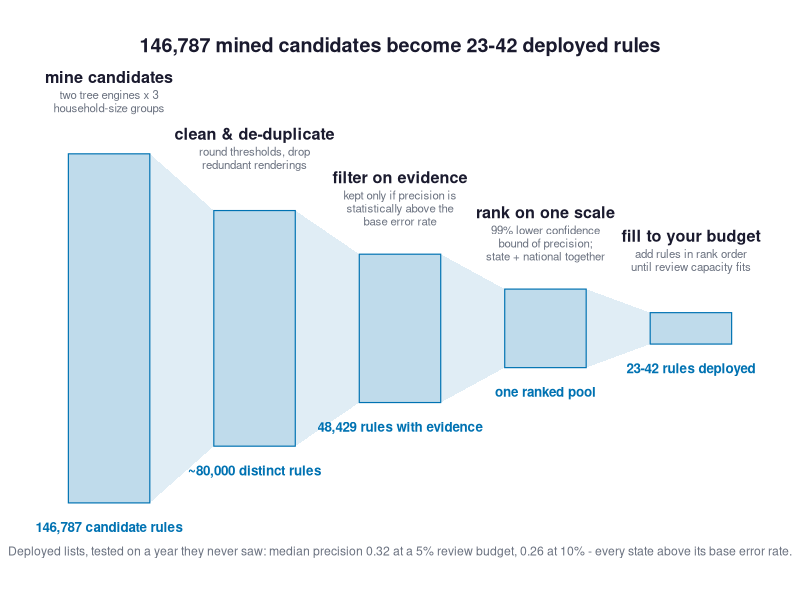
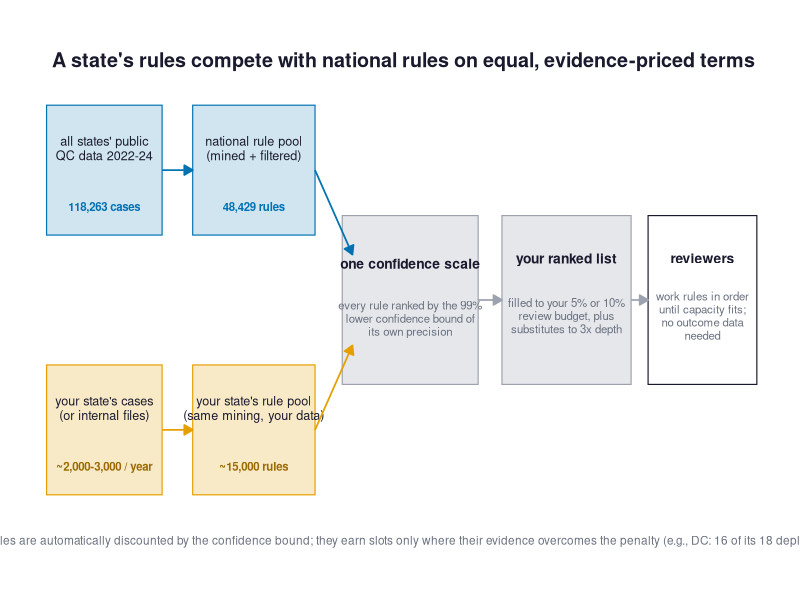
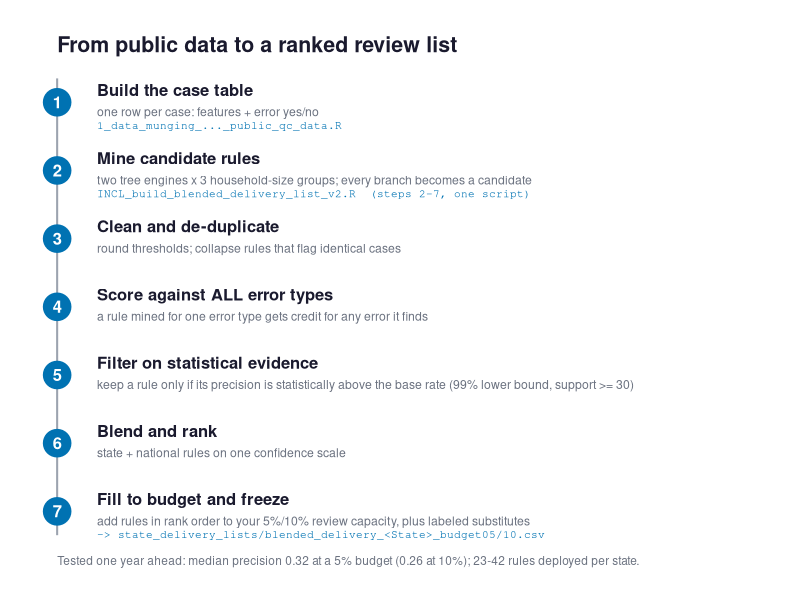

The R script that drew these images, in order:
# Three candidate figures explaining the delivery-list pipeline, for the deck.
# Audience: state program analysts. All counts/precision figures are from the
# published any-error recipe (national 2022-24 pool; blended benchmark,
# findings 14-16).
#   A  funnel: mine everything, trust little (stage counts)
#   B  two streams: national + state pools merge on one confidence scale
#   C  recipe card: numbered steps, what you run and what you get
# Output: presentation_figures/pipeline_option_{A,B,C}.png

suppressMessages(library(ggplot2))
dir.create("presentation_figures", showWarnings = FALSE)

INK    <- "#1a1a2e"   # primary text
MUTED  <- "#6b7280"   # secondary text
BOX    <- "#e5e7eb"   # neutral structure fill
EDGE   <- "#9ca3af"
BLUE   <- "#0072B2"   # national / pipeline accent (Okabe-Ito)
ORANGE <- "#E69F00"   # the state's own data accent (Okabe-Ito)

arrowspec <- arrow(length = unit(7, "pt"), type = "closed")

## ── Option A: the funnel ──────────────────────────────────────────────────────
stages <- data.frame(
  x = 1:5,
  half = c(2.0, 1.35, 0.85, 0.45, 0.18),
  title = c("mine candidates", "clean & de-duplicate", "filter on evidence",
            "rank on one scale", "fill to your budget"),
  sub = c("two tree engines x 3\nhousehold-size groups",
          "round thresholds, drop\nredundant renderings",
          "kept only if precision is\nstatistically above the\nbase error rate",
          "99% lower confidence\nbound of precision;\nstate + national together",
          "add rules in rank order\nuntil review capacity fits"),
  n = c("146,787 candidate rules", "~80,000 distinct rules",
        "48,429 rules with evidence", "one ranked pool",
        "23-42 rules deployed")
)
polys <- do.call(rbind, lapply(1:4, function(i) data.frame(
  id = i,
  x = c(stages$x[i] + 0.28, stages$x[i + 1] - 0.28,
        stages$x[i + 1] - 0.28, stages$x[i] + 0.28),
  y = c(stages$half[i], stages$half[i + 1],
        -stages$half[i + 1], -stages$half[i])
)))
pA <- ggplot() +
  geom_polygon(data = polys, aes(x, y, group = id), fill = BLUE, alpha = 0.12) +
  geom_rect(data = stages,
            aes(xmin = x - 0.28, xmax = x + 0.28, ymin = -half, ymax = half),
            fill = BLUE, alpha = 0.25, colour = BLUE, linewidth = 0.4) +
  geom_text(data = stages, aes(x, half + 0.95, label = title),
            fontface = "bold", size = 4.1, colour = INK, vjust = 1) +
  geom_text(data = stages, aes(x, half + 0.73, label = sub),
            size = 2.9, colour = MUTED, vjust = 1, lineheight = 0.95) +
  geom_text(data = stages, aes(x, -half - 0.22, label = n),
            size = 3.4, colour = BLUE, fontface = "bold", vjust = 1) +
  annotate("text", x = 3, y = 3.25,
           label = "146,787 mined candidates become 23-42 deployed rules",
           size = 5, fontface = "bold", colour = INK) +
  annotate("text", x = 3, y = -2.55,
           label = "Deployed lists, tested on a year they never saw: median precision 0.32 at a 5% review budget, 0.26 at 10% - every state above its base error rate.",
           size = 3.1, colour = MUTED) +
  coord_cartesian(xlim = c(0.5, 5.5), ylim = c(-2.8, 3.45)) +
  theme_void()
ggsave("presentation_figures/pipeline_option_A.png", pA,
       width = 11, height = 5.4, dpi = 300, bg = "white")

## ── Option B: two streams merge ───────────────────────────────────────────────
box <- function(x, y, w, h, fill, colour = NA) {
  annotate("rect", xmin = x - w/2, xmax = x + w/2, ymin = y - h/2, ymax = y + h/2,
           fill = fill, colour = colour, linewidth = 0.4)
}
lbl <- function(x, y, text, size = 3.4, col = INK, face = "plain", lh = 0.95)
  annotate("text", x = x, y = y, label = text, size = size, colour = col,
           fontface = face, lineheight = lh)
seg <- function(x1, y1, x2, y2, col = EDGE)
  annotate("segment", x = x1, y = y1, xend = x2, yend = y2,
           colour = col, linewidth = 0.6, arrow = arrowspec)

pB <- ggplot() +
  # national lane
  box(1.1, 3.0, 1.7, 1.0, fill = scales::alpha(BLUE, 0.18), colour = BLUE) +
  lbl(1.1, 3.17, "all states' public\nQC data 2022-24", 3.2, INK) +
  lbl(1.1, 2.72, "118,263 cases", 2.9, BLUE, "bold") +
  box(3.3, 3.0, 1.8, 1.0, fill = scales::alpha(BLUE, 0.18), colour = BLUE) +
  lbl(3.3, 3.17, "national rule pool\n(mined + filtered)", 3.2, INK) +
  lbl(3.3, 2.72, "48,429 rules", 2.9, BLUE, "bold") +
  seg(1.95, 3.0, 2.4, 3.0, BLUE) +
  # state lane
  box(1.1, 1.0, 1.7, 1.0, fill = scales::alpha(ORANGE, 0.22), colour = ORANGE) +
  lbl(1.1, 1.17, "your state's cases\n(or internal files)", 3.2, INK) +
  lbl(1.1, 0.72, "~2,000-3,000 / year", 2.9, "#9a6b00", "bold") +
  box(3.3, 1.0, 1.8, 1.0, fill = scales::alpha(ORANGE, 0.22), colour = ORANGE) +
  lbl(3.3, 1.17, "your state's rule pool\n(same mining, your data)", 3.2, INK) +
  lbl(3.3, 0.72, "~15,000 rules", 2.9, "#9a6b00", "bold") +
  seg(1.95, 1.0, 2.4, 1.0, ORANGE) +
  # merge
  box(5.6, 2.0, 2.0, 1.3, fill = BOX, colour = EDGE) +
  lbl(5.6, 2.28, "one confidence scale", 3.5, INK, "bold") +
  lbl(5.6, 1.86, "every rule ranked by the 99%\nlower confidence bound of\nits own precision", 2.9, MUTED) +
  seg(4.2, 3.0, 4.75, 2.35, BLUE) +
  seg(4.2, 1.0, 4.75, 1.65, ORANGE) +
  # frozen list
  box(7.9, 2.0, 1.9, 1.3, fill = BOX, colour = EDGE) +
  lbl(7.9, 2.32, "your ranked list", 3.5, INK, "bold") +
  lbl(7.9, 1.88, "filled to your 5% or 10%\nreview budget, plus\nsubstitutes to 3x depth", 2.9, MUTED) +
  seg(6.6, 2.0, 6.95, 2.0) +
  # deployment
  box(9.9, 2.0, 1.6, 1.3, fill = "white", colour = INK) +
  lbl(9.9, 2.32, "reviewers", 3.5, INK, "bold") +
  lbl(9.9, 1.88, "work rules in order\nuntil capacity fits;\nno outcome data\nneeded", 2.9, MUTED) +
  seg(8.85, 2.0, 9.1, 2.0) +
  lbl(5.5, 3.85, "A state's rules compete with national rules on equal, evidence-priced terms", 5, INK, "bold") +
  lbl(5.5, 0.15, "Small-sample state rules are automatically discounted by the confidence bound; they earn slots only where their evidence overcomes the penalty (e.g., DC: 16 of its 18 deployed rules are its own).", 3.0, MUTED) +
  coord_cartesian(xlim = c(0.1, 10.8), ylim = c(-0.1, 4.1)) +
  theme_void()
ggsave("presentation_figures/pipeline_option_B.png", pB,
       width = 11.5, height = 4.6, dpi = 300, bg = "white")

## ── Option C: the recipe card ─────────────────────────────────────────────────
steps <- data.frame(
  y = 7:1,
  n = 1:7,
  title = c("Build the case table",
            "Mine candidate rules",
            "Clean and de-duplicate",
            "Score against ALL error types",
            "Filter on statistical evidence",
            "Blend and rank",
            "Fill to budget and freeze"),
  what = c("one row per case: features + error yes/no",
           "two tree engines x 3 household-size groups; every branch becomes a candidate",
           "round thresholds; collapse rules that flag identical cases",
           "a rule mined for one error type gets credit for any error it finds",
           "keep a rule only if its precision is statistically above the base rate (99% lower bound, support >= 30)",
           "state + national rules on one confidence scale",
           "add rules in rank order to your 5%/10% review capacity, plus labeled substitutes"),
  runs = c("1_data_munging_..._public_qc_data.R",
           "INCL_build_blended_delivery_list_v2.R  (steps 2-7, one script)",
           "", "", "", "",
           "-> state_delivery_lists/blended_delivery_<State>_budget05/10.csv")
)
pC <- ggplot(steps) +
  annotate("segment", x = 0.32, xend = 0.32, y = 0.65, yend = 7.35,
           colour = EDGE, linewidth = 0.7) +
  geom_point(aes(x = 0.32, y = y), size = 9, colour = BLUE) +
  geom_text(aes(x = 0.32, y = y, label = n), colour = "white",
            size = 4.2, fontface = "bold") +
  geom_text(aes(x = 0.55, y = y + 0.18, label = title), hjust = 0,
            size = 4.2, fontface = "bold", colour = INK) +
  geom_text(aes(x = 0.55, y = y - 0.14, label = what), hjust = 0,
            size = 3.1, colour = MUTED) +
  geom_text(aes(x = 0.55, y = y - 0.34, label = runs), hjust = 0,
            size = 2.8, colour = BLUE, family = "mono") +
  annotate("text", x = 0.32, y = 7.85, hjust = 0,
           label = "From public data to a ranked review list",
           size = 5.4, fontface = "bold", colour = INK) +
  annotate("text", x = 0.32, y = 0.28, hjust = 0,
           label = "Tested one year ahead: median precision 0.32 at a 5% budget (0.26 at 10%); 23-42 rules deployed per state.",
           size = 3.0, colour = MUTED) +
  coord_cartesian(xlim = c(0.2, 4.4), ylim = c(0.1, 8.1)) +
  theme_void()
ggsave("presentation_figures/pipeline_option_C.png", pC,
       width = 9, height = 7, dpi = 300, bg = "white")

cat("wrote pipeline_option_A/B/C.png\n")
